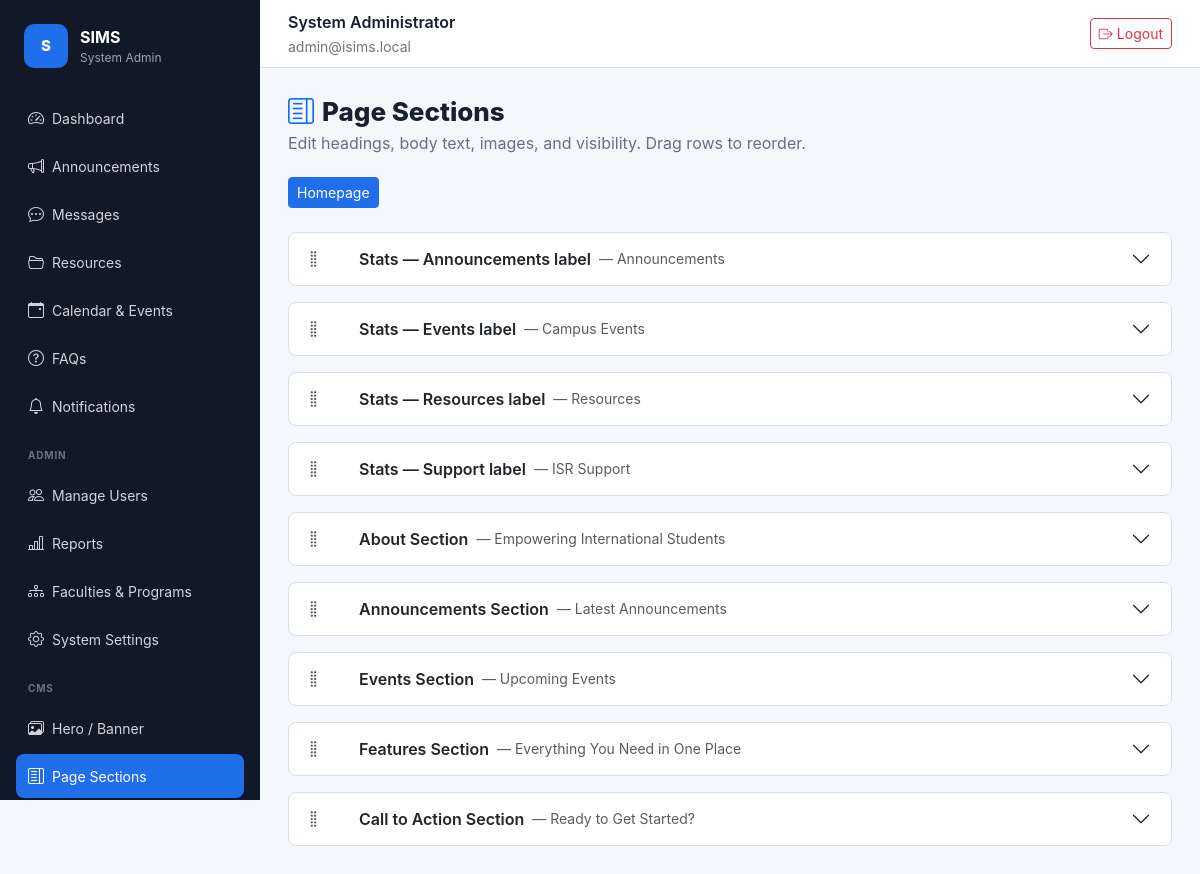
The page /cms/sections (signed in) on the database its author committed.
### tables this page shows
CREATE TABLE IF NOT EXISTS cms_sections (
  id           INT UNSIGNED AUTO_INCREMENT PRIMARY KEY,
  page         VARCHAR(80)  NOT NULL DEFAULT 'home',
  section_key  VARCHAR(80)  NOT NULL,
  heading      VARCHAR(255) NOT NULL DEFAULT '',
  subheading   VARCHAR(255) NOT NULL DEFAULT '',
  body         TEXT NULL,
  image        VARCHAR(255) NOT NULL DEFAULT '',
  bg_color     VARCHAR(40)  NOT NULL DEFAULT '',
  is_active    TINYINT(1)   NOT NULL DEFAULT 1,
  sort_order   TINYINT UNSIGNED NOT NULL DEFAULT 0,
  created_at   TIMESTAMP DEFAULT CURRENT_TIMESTAMP,
  updated_at   TIMESTAMP DEFAULT CURRENT_TIMESTAMP ON UPDATE CURRENT_TIMESTAMP,
  UNIQUE KEY uq_page_key (page, section_key)
);

### app/controllers/BaseController.php (called while the page is built, shortened)
<?php
abstract class BaseController
{
    protected function view(string $view, array $data = [], string $layout = 'app'): void
    {
        extract($data, EXTR_SKIP);
        require APP_PATH . '/views/' . $view . '.php';
    }
}

### app/controllers/CmsController.php (called while the page is built, shortened)
<?php
final class CmsController extends BaseController
{
    private CmsContent $cms;
    public function __construct()
    {
        $this->cms     = new CmsContent();
    }
    public function sections(): void
    {
        $page = $this->input('page', 'home');
        $this->view('cms/sections', [
            'page'     => $page,
            'sections' => $this->cms->pageSections($page),
        ]);
    }
}

### config/Router.php (called while the page is built, shortened)
<?php
final class Router
{
    private array $routes = [];
    private function add(string $method, string $path, array $handler, array $middleware): void
    {
        $this->routes[$method][$this->normalize($path)] = compact('handler', 'middleware');
    }
    public function dispatch(string $method, string $uri): void
    {
        $path = $this->normalize($this->stripBasePath($uri));
        $route = $this->routes[$method][$path] ?? null;
        [$controller, $action] = $route['handler'];
        (new $controller())->$action();
    }
    private function stripBasePath(string $uri): string
    {
        return $uri;
    }
    private function normalize(string $path): string
    {
        $path = '/' . trim($path, '/');
        return $path === '/' ? '/' : rtrim($path, '/');
    }
}

### public/index.php (called while the page is built, shortened)
<?php
require BASE_PATH . '/config/bootstrap.php';
$router = require BASE_PATH . '/routes/web.php';
$method = $_SERVER['REQUEST_METHOD'];
$router->dispatch($method, parse_url($_SERVER['REQUEST_URI'], PHP_URL_PATH) ?? '/');

### app/helpers/functions.php (called while the page is built, shortened)
<?php
function env(string $key, mixed $default = null): mixed
{
    $value = $_ENV[$key] ?? getenv($key);
    return match (strtolower((string) $value)) {
        'true' => true,
        'false' => false,
        'null' => null,
        default => $value,
    };
}
function url(string $path = ''): string
{
    $base = rtrim(dirname($_SERVER['SCRIPT_NAME'] ?? '/'), '/\\');
    return ($base === '' ? '' : $base) . '/' . ltrim($path, '/');
}
function e(?string $value): string
{
    return htmlspecialchars((string) $value, ENT_QUOTES, 'UTF-8');
}

### app/models/BaseModel.php (called while the page is built, shortened)
<?php
abstract class BaseModel
{
    protected PDO $db;
    public function __construct()
    {
        $this->db = Database::connection();
    }
    protected function query(string $sql, array $params = []): PDOStatement
    {
        $statement = $this->db->prepare($sql);
        $statement->execute($params);
        return $statement;
    }
}

### config/bootstrap.php (called while the page is built, shortened)
<?php
spl_autoload_register(function (string $class): void {
    $paths = [
        APP_PATH . '/controllers/' . $class . '.php',
        APP_PATH . '/models/' . $class . '.php',
        APP_PATH . '/middleware/' . $class . '.php',
        APP_PATH . '/helpers/' . $class . '.php',
        BASE_PATH . '/config/' . $class . '.php',
    ];
    foreach ($paths as $path) {
        if (is_file($path)) {
            return;
        }
    }
});
require APP_PATH . '/helpers/functions.php';

### config/Database.php (called while the page is built, shortened)
<?php
final class Database
{
    private static ?PDO $connection = null;
    public static function connection(): PDO
    {
        if (self::$connection instanceof PDO) {
            return self::$connection;
        }
        $dsn = sprintf(
            'mysql:host=%s;port=%s;dbname=%s;charset=utf8mb4',
            env('DB_HOST', '127.0.0.1'),
            env('DB_PORT', '3306'),
            env('DB_DATABASE', 'isims')
        );
        self::$connection = new PDO($dsn, env('DB_USERNAME', 'root'), env('DB_PASSWORD', ''), [
            PDO::ATTR_ERRMODE => PDO::ERRMODE_EXCEPTION,
            PDO::ATTR_DEFAULT_FETCH_MODE => PDO::FETCH_ASSOC,
            PDO::ATTR_EMULATE_PREPARES => false,
        ]);
        return self::$connection;
    }
}

### app/models/CmsContent.php (called while the page is built, shortened)
<?php
final class CmsContent extends BaseModel
{
    public function pageSections(string $page): array
    {
        return $this->query(
            'SELECT * FROM cms_sections WHERE page=? ORDER BY sort_order',
            [$page]
        )->fetchAll();
    }
}

### app/views/cms/sections.php (the view, shortened to what this page needs)
<?php
$pages = ['home' => 'Homepage'];
$currentPage = $page ?? 'home';
$sectionLabels = [
    'stats_announcements' => 'Stats — Announcements label',
    'stats_events'        => 'Stats — Events label',
    'stats_resources'     => 'Stats — Resources label',
    'stats_support'       => 'Stats — Support label',
    'about_heading'       => 'About Section',
    'announcements_section' => 'Announcements Section',
    'events_section'      => 'Events Section',
    'features_heading'    => 'Features Section',
    'cta_heading'         => 'Call to Action Section',
];
$indexed = [];
foreach ($sections as $s) { $indexed[$s['section_key']] = $s; }
$ordered = [];
$dbSorted = $sections;
foreach ($dbSorted as $s) {
    if (isset($sectionLabels[$s['section_key']])) {
        $ordered[$s['section_key']] = $sectionLabels[$s['section_key']];
    }
}
?>
<div class="page-heading d-flex align-items-center justify-content-between flex-wrap gap-3">
    <div>
        <h1><i class="bi bi-layout-text-sidebar me-2 text-primary"></i>Page Sections</h1>
        <p>Edit headings, body text, images, and visibility. Drag rows to reorder.</p>
    </div>
</div>
<div class="d-flex gap-2 mb-4">
    <?php foreach ($pages as $slug => $label): ?>
        <a href="<?= e(url('/cms/sections?page='.urlencode($slug))) ?>"
           class="btn btn-sm <?= $currentPage === $slug ? 'btn-primary' : 'btn-outline-secondary' ?>">
            <?= e($label) ?>
        </a>
    <?php endforeach; ?>
</div>
<div id="sectionsAccordion" class="accordion">
<?php foreach ($ordered as $key => $label):
    $row = $indexed[$key] ?? ['id'=>null,'heading'=>'','subheading'=>'','body'=>'','image'=>'','bg_color'=>'','is_active'=>1,'sort_order'=>0];
    $rowId = $row['id'] ?? null;
?>
<div class="accordion-item border mb-3 rounded-3 overflow-hidden drag-section"
     data-id="<?= $rowId ?>"
     style="border-color:var(--line)!important">
    <h2 class="accordion-header d-flex align-items-center">
        <span class="drag-handle px-3 text-muted" style="cursor:grab;font-size:18px" title="Drag to reorder">
            <i class="bi bi-grip-vertical"></i>
        </span>
        <button class="accordion-button collapsed fw-semibold flex-fill" type="button"
                data-bs-toggle="collapse" data-bs-target="#sec_<?= $key ?>">
            <?= e($label) ?>
            <?php if ($row['heading']): ?>
                <span class="text-muted fw-normal ms-2 small">&mdash; <?= e(mb_substr($row['heading'],0,50)) ?></span>
            <?php endif; ?>
        </button>
    </h2>
</div>
<?php endforeach; ?>
</div>

### public/assets/css/app.css (style rules this page uses)
:root { --ink: #18202f; --muted: #667085; --line: #d8dee8; --panel: #ffffff; --bg: #f4f7fb; --brand: #1f6feb; --brand-dark: #154fb0; --accent: #0f766e; --sidebar-bg: #111827; --sidebar-width: 260px; }
*, *::before, *::after { box-sizing: border-box; }
body { background: var(--bg); color: var(--ink); font-family: Inter, system-ui, -apple-system, BlinkMacSystemFont, "Segoe UI", sans-serif; margin: 0; }
.page-heading { margin-bottom: 22px; }
.page-heading h1 { font-size: 26px; font-weight: 800; margin: 0; }
.page-heading p { color: var(--muted); margin: 4px 0 0; }
.btn-primary { background: var(--brand); border-color: var(--brand); }

### rows shown on the page
cms_sections: heading "Announcements"
cms_sections: heading "Campus Events"
cms_sections: heading "Resources"
cms_sections: heading "ISR Support"
cms_sections: heading "Empowering International Students"
cms_sections: heading "Latest Announcements"
cms_sections: heading "Upcoming Events"
cms_sections: heading "Everything You Need in One Place"
cms_sections: heading "Ready to Get Started?"

### other values the page prints
$__appName "SIMS"
auth_user()['role_name'] "System Admin"
$item[0] "Dashboard"
$item[0] "Announcements"
$item[0] "Messages"
$item[0] "Resources"
$item[0] "Calendar & Events"
$item[0] "FAQs"
$item[0] "Notifications"
auth_user()['name'] "System Administrator"
auth_user()['email'] "admin@isims.local"
$label "Homepage"
$label "Stats — Announcements label"
$label "Stats — Events label"
$label "Stats — Resources label"
